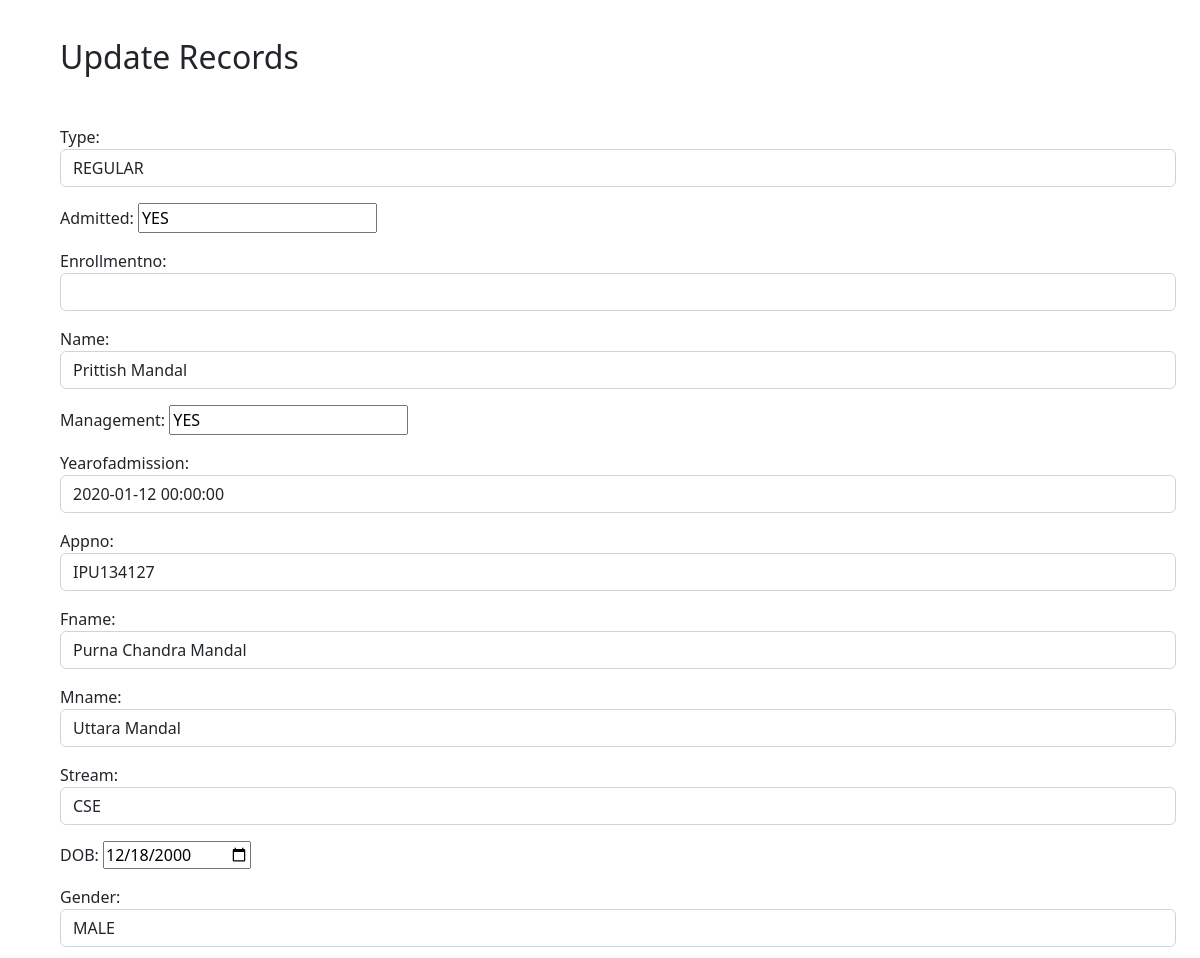
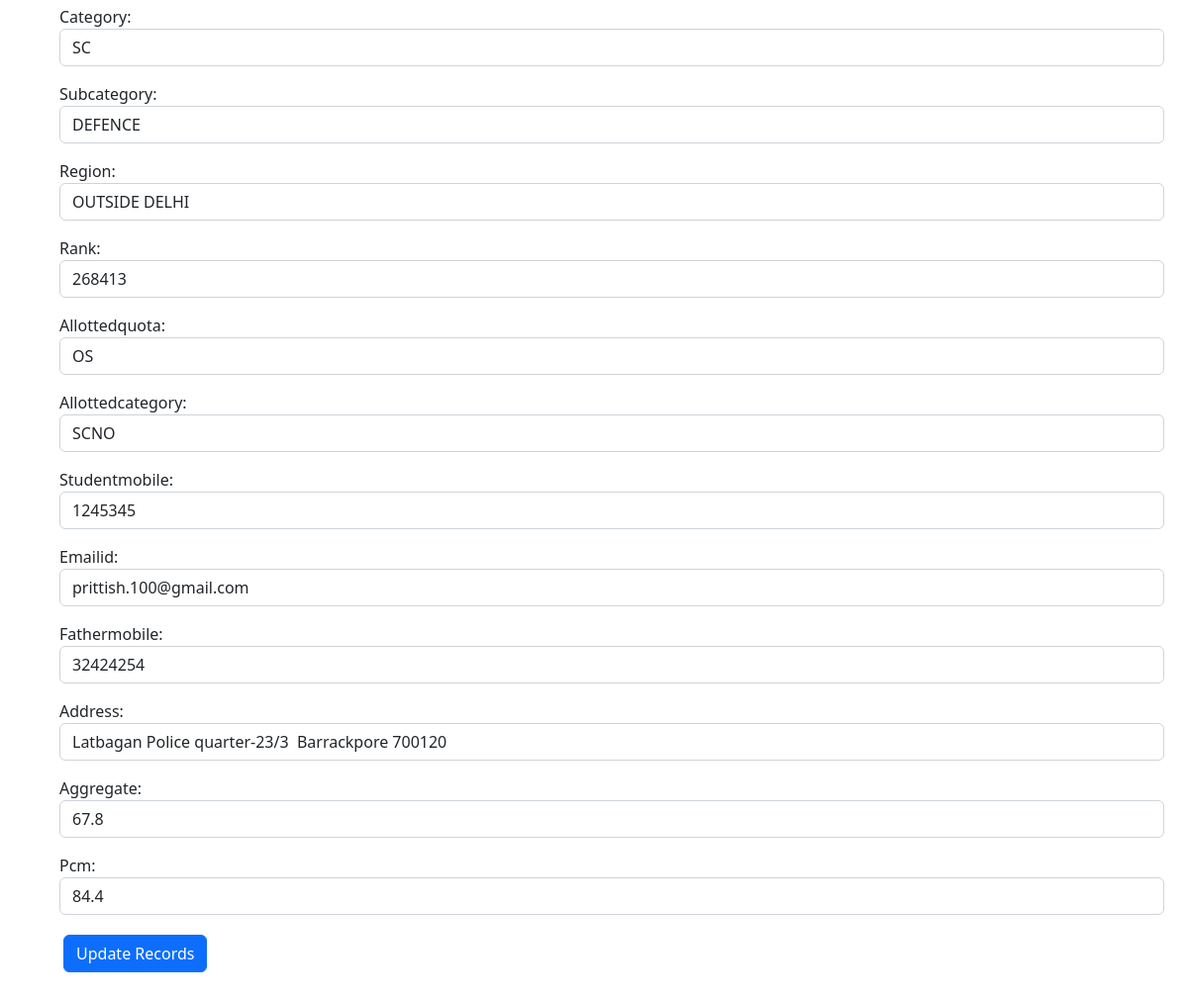
The page /update/79/ on the database its author committed (2 pictures, top to bottom).
### app/models.py (models this page shows, shortened)
class sample(models.Model):
    type = models.CharField(max_length=10, choices= typechoices ,default='Regular')
    admitted = models.CharField(max_length=50, default= '',null= True)
    enrollmentno = models.IntegerField(null = True, default = None , blank=True, unique = True)
    name = models.CharField(max_length=100, default=False)
    management = models.CharField(max_length=50, default = '', null= True)
    yearofadmission = models.DateTimeField(default=False)
    appno = models.CharField(default= "", max_length=200, unique= True)
    Fname = models.CharField(max_length=200, default=False)
    Mname = models.CharField(max_length=200, default=False)
    stream = models.CharField(max_length=200, choices= streamchoices,default=False)
    DOB = models.DateField(default=False)
    gender = models.CharField(max_length=50,choices= genderchoices ,default=False)
    category = models.CharField(max_length=5,choices= categorychoices ,default=False)
    subcategory = models.CharField(max_length=10, choices= subcategorychoices ,default=False)
    region = models.CharField(max_length=50,choices= regionchoices ,default=False)
    rank = models.IntegerField(null = True, default=None , blank=True)
    allottedquota = models.CharField(max_length=10,choices= allotedquotachoices, default=False)
    allottedcategory = models.CharField(max_length=10,choices= allottedcategorychoices, default=False)
    studentmobile = models.IntegerField(null = True, default=None , blank=True)
    emailid = models.EmailField(max_length=200, default='')
    fathermobile = models.IntegerField(null = True, default=None , blank=True)
    address = models.CharField(max_length=200, default=False)
    aggregate = models.FloatField(null = True, default=None , blank=True)
    pcm = models.FloatField(null = True, default=None , blank=True)

### app/views.py (the view)
# urls.py: path('update/<str:pk>/', views.update, name='update'),
def update(request,pk):
    order = sample.objects.get(id = pk)
    form = sampleform(instance= order)
    if request.method == "POST":
        form = sampleform(request.POST, instance= order)
        if form.is_valid():
            form.save()
            return redirect('app:filter')
    context = {
        "form" : form,
    }
    return render(request, 'app/update.html', context)

### app/templates/app/update.html (shortened to what this page needs)
<head>
    <link href="https://cdn.jsdelivr.net/npm/bootstrap@5.2.2/dist/css/bootstrap.min.css" rel="stylesheet">
    <link href="https://cdn.jsdelivr.net/npm/bootstrap@5.2.2/dist/css/bootstrap.min.css" rel="stylesheet">
  </head>
{% block content %}
    <h2 class="text center" style="margin-left: 60px;">
        <br>
        Update Records
    </h2>
    <div class="container m-5">
        <form action="" method = "post" enctype="multipart/form-data">
            <div class="form-group">
                {{form.as_p}}
            </div>
            <input type="submit" name = "Update" value="Update Records" class="btn btn-primary m-1">
        </form>
    </div>
{% endblock %}

### rows shown on the page
sample: type "REGULAR", admitted "YES", name "Prittish Mandal", management "YES", yearofadmission "2020-01-12 00:00:00", appno "IPU134127", Fname "Purna Chandra Mandal", Mname "Uttara Mandal", stream "CSE", DOB "12/18/2000", gender "MALE", category "SC", subcategory "DEFENCE", region "OUTSIDE DELHI", rank "268413", allottedquota "OS", allottedcategory "SCNO", studentmobile "1245345", emailid "prittish.100@gmail.com", fathermobile "32424254", address "Latbagan Police quarter-23/3 Barrackpore 700120", aggregate "67.8", pcm "84.4"
